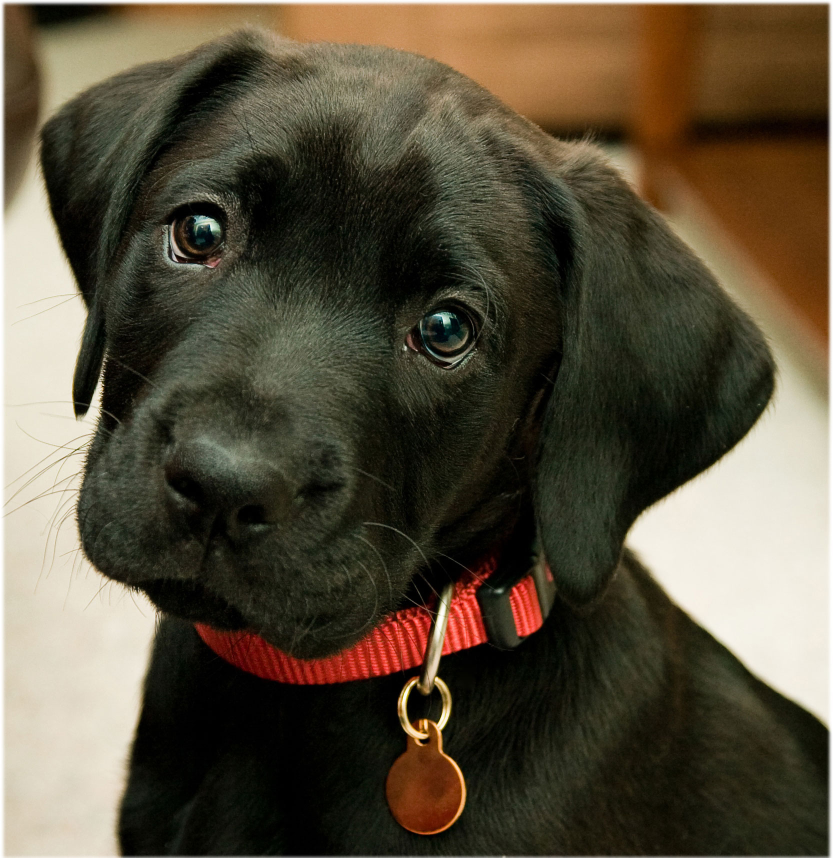
//> input picture test.jpg, 1666 x 1715 px (shown at 1/2 size)
$ ./38_histo_calc   (built with g++ and OpenCV 4)
//> lines starting //> are read from the running program, lines starting //| are printed output that depends on the picture
#include "opencv2/highgui.hpp"
#include "opencv2/imgcodecs.hpp"
#include "opencv2/imgproc.hpp"
#include <iostream>
using namespace std;
using namespace cv;
int main(int argc, char** argv)
{
  Mat src, dst;
  String imageName( "test.jpg" ); // by default
  if (argc > 1)
  {
      imageName = argv[1];
  }
  src = imread( imageName, IMREAD_COLOR );
//> src is the input picture: 1715 rows x 1666 cols, CV_8UC3; mean B, G, R 60.9, 79.2, 88.1
  if( src.empty() )
    { return -1; }
  vector<Mat> bgr_planes;
  split( src, bgr_planes );
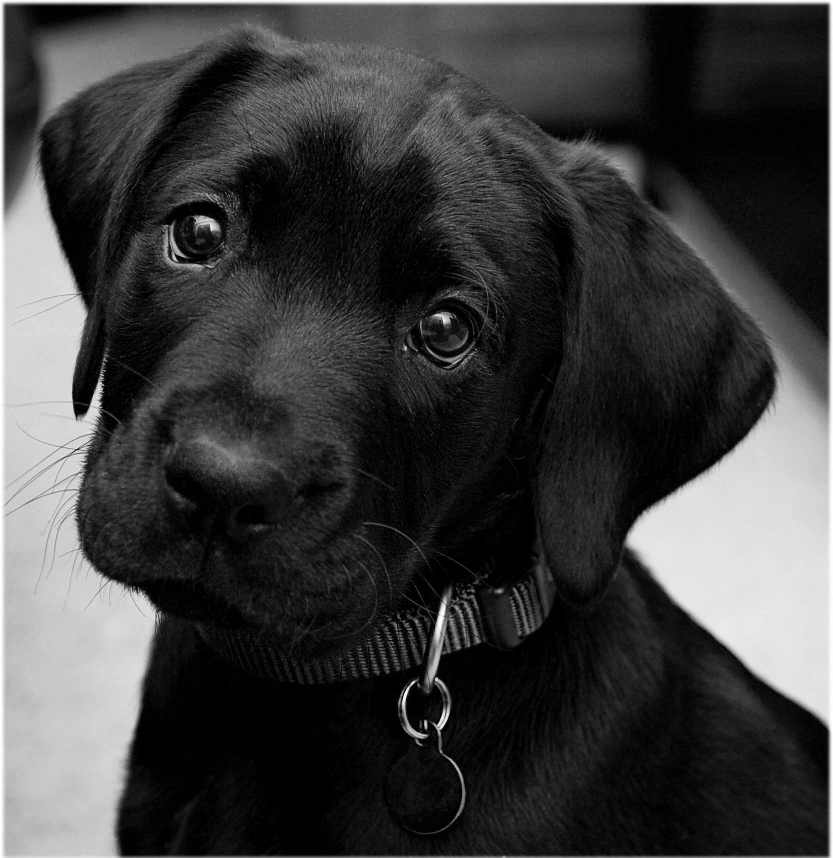
//> bgr_planes[0]: 1715 rows x 1666 cols, CV_8UC1 (shown at 1/2 size); min 0, max 255, mean 60.9
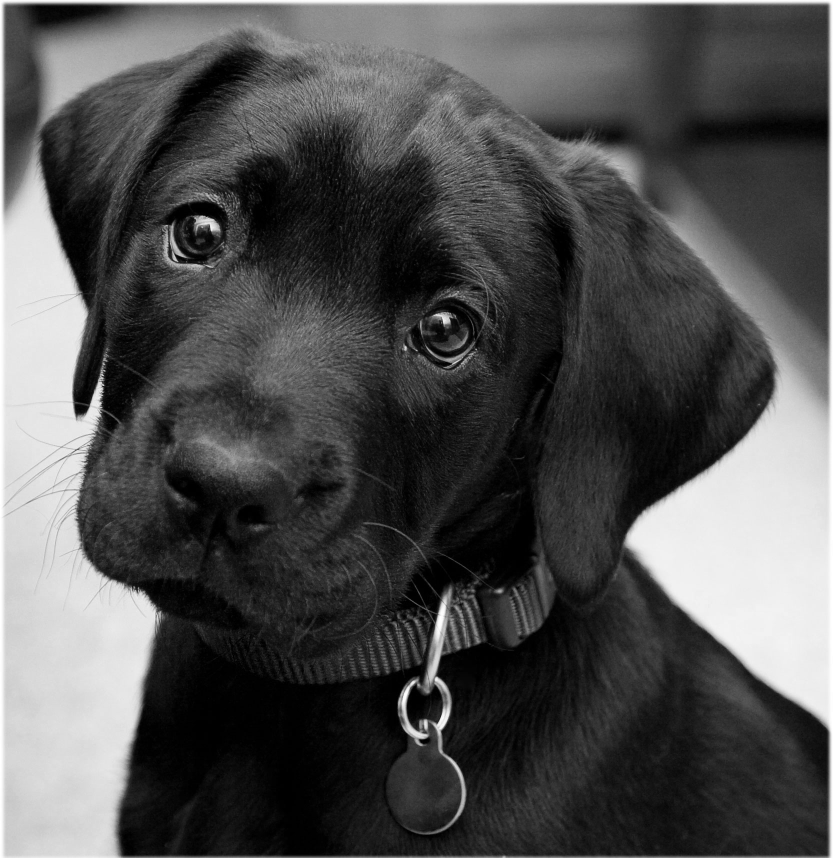
//> bgr_planes[1]: 1715 rows x 1666 cols, CV_8UC1 (shown at 1/2 size); min 0, max 255, mean 79.2
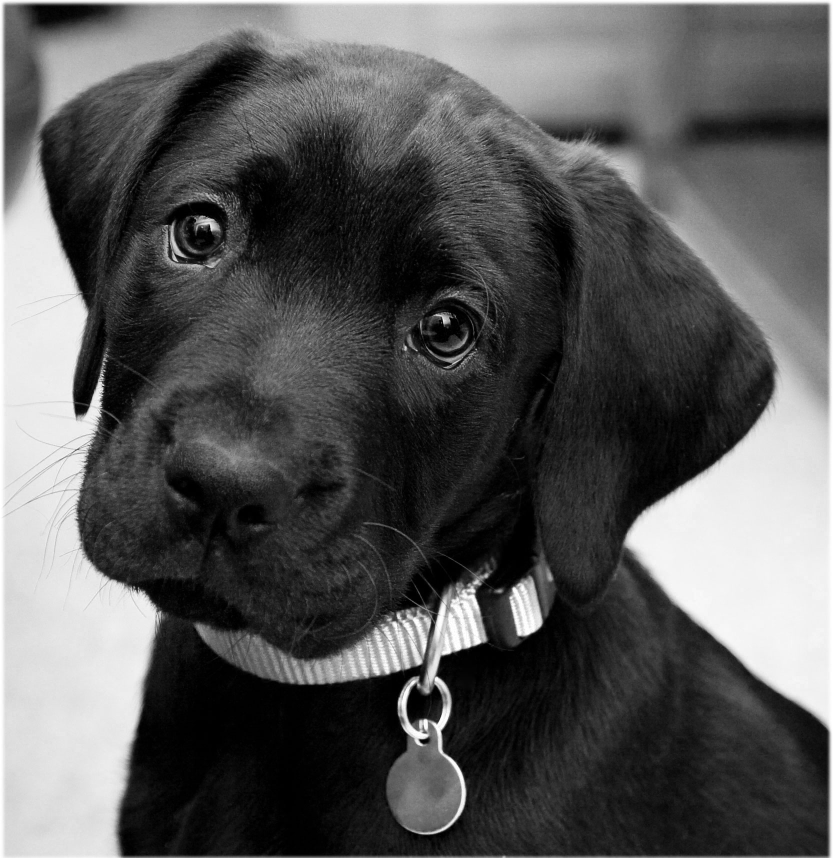
//> bgr_planes[2]: 1715 rows x 1666 cols, CV_8UC1 (shown at 1/2 size); min 0, max 255, mean 88.1
  int histSize = 256;
  float range[] = { 0, 256 } ;
  const float* histRange = { range };
  bool uniform = true; bool accumulate = false;
  Mat b_hist, g_hist, r_hist;
  calcHist( &bgr_planes[0], 1, 0, Mat(), b_hist, 1, &histSize, &histRange, uniform, accumulate );
//> b_hist = 256 values, max 160442 at index 0, min 391 at index 236, mean 11160.9
  calcHist( &bgr_planes[1], 1, 0, Mat(), g_hist, 1, &histSize, &histRange, uniform, accumulate );
//> g_hist = 256 values, max 59161 at index 1, min 816 at index 245, mean 11160.9
  calcHist( &bgr_planes[2], 1, 0, Mat(), r_hist, 1, &histSize, &histRange, uniform, accumulate );
//> r_hist = 256 values, max 64013 at index 1, min 1594 at index 211, mean 11160.9
  // Draw the histograms for B, G and R
  int hist_w = 512; int hist_h = 400;
  int bin_w = cvRound( (double) hist_w/histSize );
  Mat histImage( hist_h, hist_w, CV_8UC3, Scalar( 0,0,0) );
  normalize(b_hist, b_hist, 0, histImage.rows, NORM_MINMAX, -1, Mat() );
//> b_hist = 256 values, max 400 at index 0, min 0 at index 236, mean 26.92
  normalize(g_hist, g_hist, 0, histImage.rows, NORM_MINMAX, -1, Mat() );
//> g_hist = 256 values, max 400 at index 1, min 0 at index 245, mean 70.92
  normalize(r_hist, r_hist, 0, histImage.rows, NORM_MINMAX, -1, Mat() );
//> r_hist = 256 values, max 400 at index 1, min 0 at index 211, mean 61.31
  for( int i = 1; i < histSize; i++ )
  {
      line( histImage, Point( bin_w*(i-1), hist_h - cvRound(b_hist.at<float>(i-1)) ) ,
                       Point( bin_w*(i), hist_h - cvRound(b_hist.at<float>(i)) ),
                       Scalar( 255, 0, 0), 2, 8, 0  );
      line( histImage, Point( bin_w*(i-1), hist_h - cvRound(g_hist.at<float>(i-1)) ) ,
                       Point( bin_w*(i), hist_h - cvRound(g_hist.at<float>(i)) ),
                       Scalar( 0, 255, 0), 2, 8, 0  );
      line( histImage, Point( bin_w*(i-1), hist_h - cvRound(r_hist.at<float>(i-1)) ) ,
                       Point( bin_w*(i), hist_h - cvRound(r_hist.at<float>(i)) ),
                       Scalar( 0, 0, 255), 2, 8, 0  );
  }
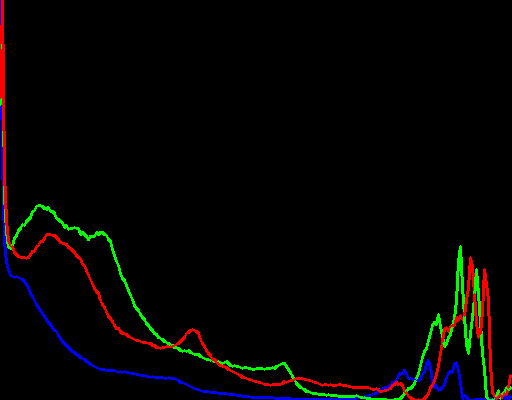
//> histImage: 400 rows x 512 cols, CV_8UC3; mean B, G, R 2.6, 3.8, 4.6
  namedWindow("calcHist Demo", WINDOW_NORMAL );
  imshow("calcHist Demo", histImage );
  waitKey(0);
  return 0;
}
